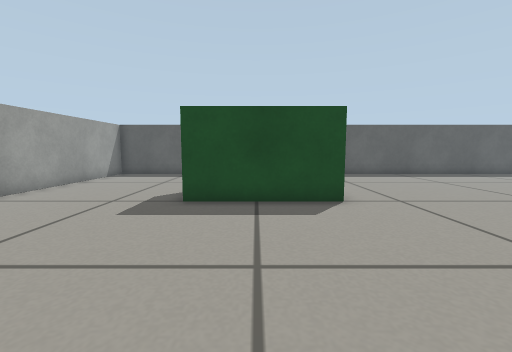
View 1 (above)

15 first-person views from a walk through a Gazebo world. The camera is 0.36 m above the floor, tilts 6° down and sees 90° across. The floor is counted in squares, 0.25 m on a side. Each view is taken from the middle of a square. On the plan, view 1 faces up. The plan holds only what a view shows up to about 13 squares ahead; the rest is blank.

View 2
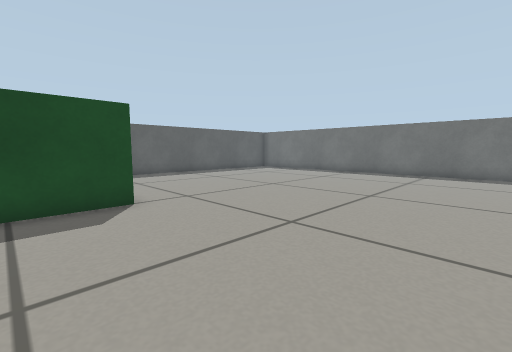

View 3
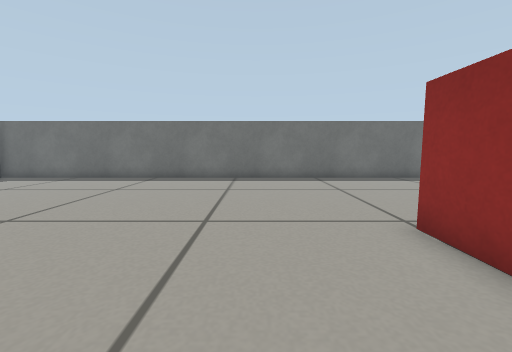

View 4
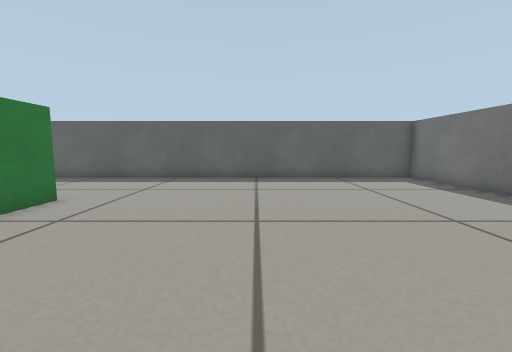

View 5
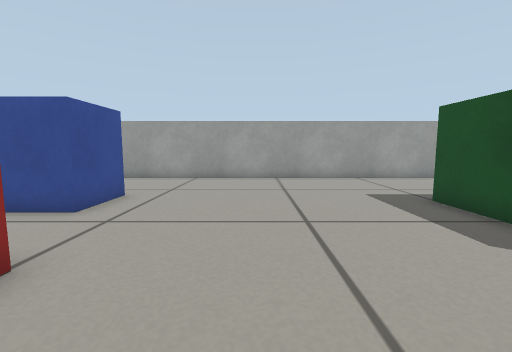

View 6
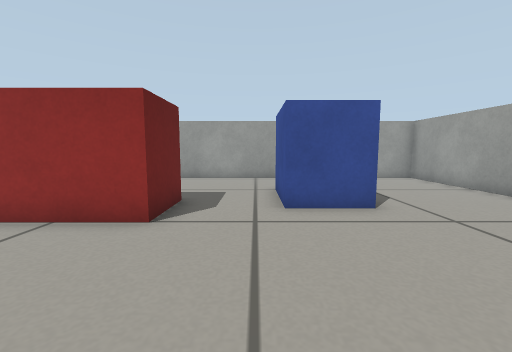

View 7
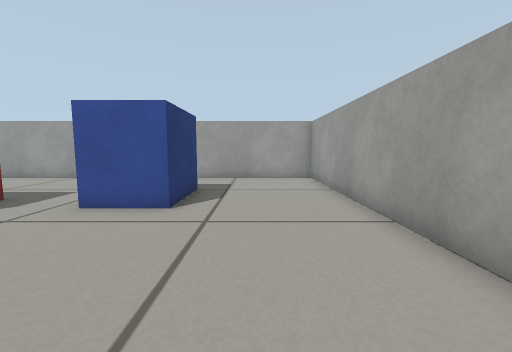

View 8
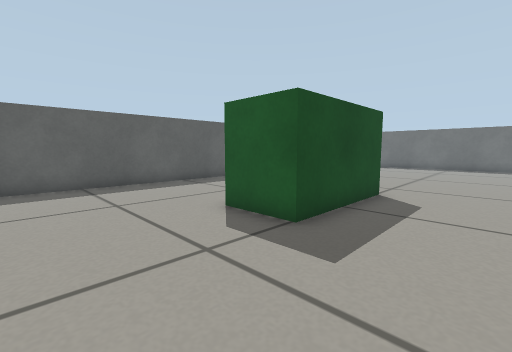

View 9
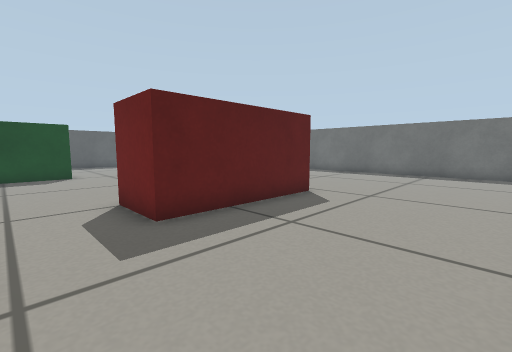

View 10
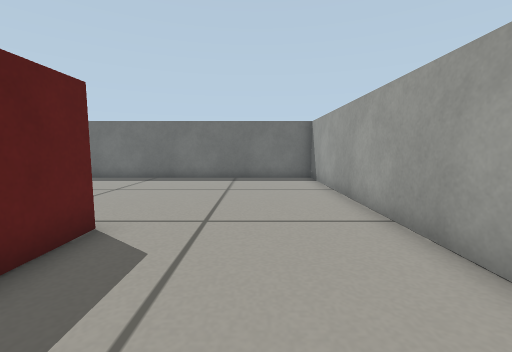

View 11
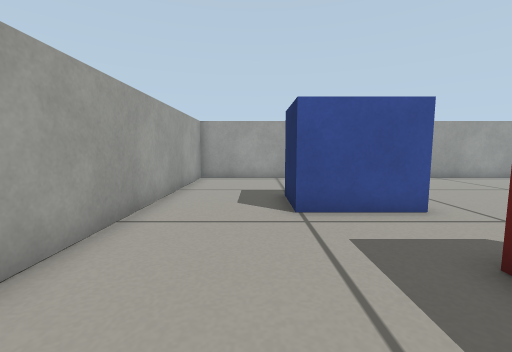

View 12
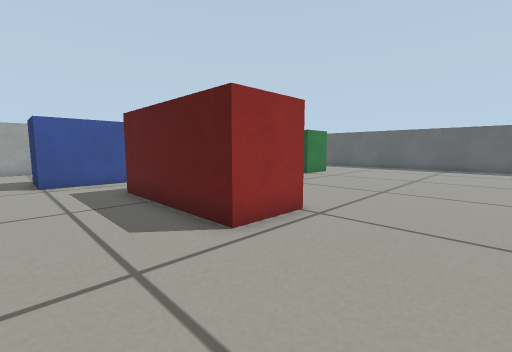

View 13
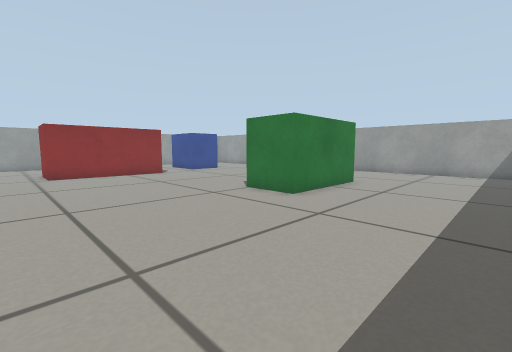

View 14
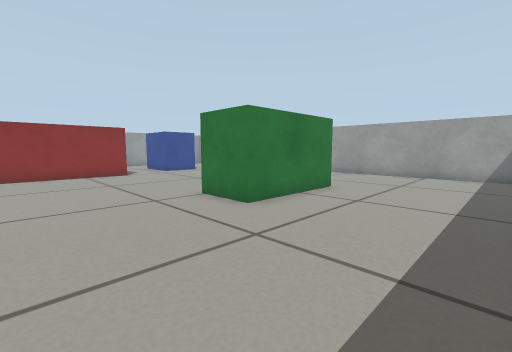

View 15
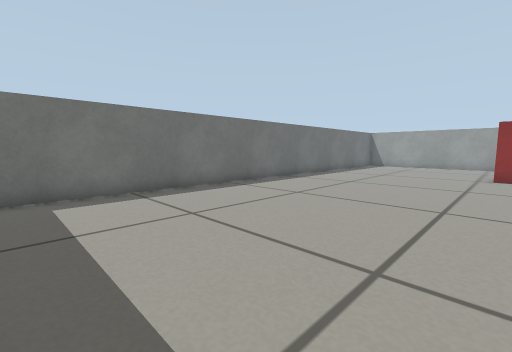

### Floor plan
Key: @ floor where view 1 was taken; # wall or solid block; . floor; M marker; B red box.
Columns run from 8 left of view 1 to 16 right of it. Each row starts with its distance up from view 1.
 15   #######################
 14 #.......................#
 13 #.......................#
 12 #.......................#
 11 #.......................#
 10 #.......................#
  9 #.....MMMMM.............#
  8 #.....M   M.............#
  7 #.....MMMMM.............#
  6 #.......................#
  5 #.......................#
  4 #.......................#
  3 #.......................#
  2 #.......................#
  1 #.......................#
  0 #.......@...............#
 -1 #.........BBBBBB........#
 -2 #....MMM..B    BB.......#
 -3 #....M M..BBBBBB........#
 -4 #....M M................#
 -5 #....MMM................#
 -6 #.......................#
 -7 #.......................#
 -8 #.......................#
 -9 #########################

Positions as (right, up) in squares from view 1, and headings:
1: (0, 0), facing up
2: (0, 0), facing up-right
3: (3, 2), facing right
4: (8, 2), facing up
5: (5, 2), facing left
6: (0, 4), facing down
7: (-5, 4), facing down
8: (-6, 4), facing up-right
9: (0, -8), facing up-right
10: (3, -6), facing right
11: (5, -6), facing left
12: (11, -6), facing up-left
13: (9, 14), facing down-left
14: (7, 14), facing down-left
15: (7, 14), facing down-right
